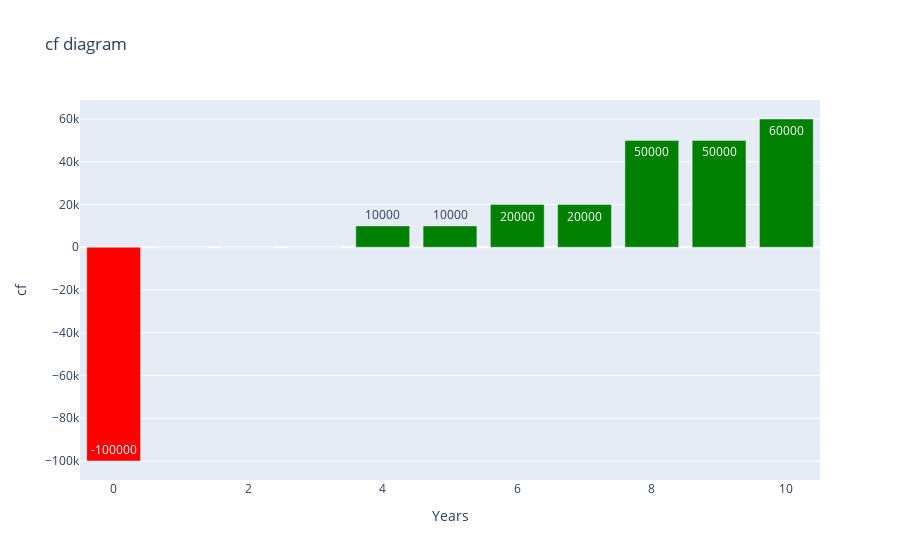

Here is the notebook cell this chart was saved with:
### Markdown cell above
## (1a) plot cf diagram

### Code cell
cf=[-100000]+[0]*3+[10000,10000]+[20000,20000]+[50000,50000]+[60000]  
df=[1.1**i for i in range(11)]

figure=go.Figure()

figure.add_trace(go.Bar(x=list(range(11)),y=cf,marker_color=['red']+['green']*10,text=cf,textposition='auto'))
figure.update_layout(xaxis_title='Years',yaxis_title='cf',title_text='cf diagram')

### Figure 1 — Plotly figure (JSON) as saved in the notebook; plotly's stock layout.template omitted (floating-point values rounded to 4 significant figures)
{"data": [{"marker": {"color": ["red", "green", "green", "green", "green", "green", "green", "green", "green", "green", "green"]}, "text": ["-100000", "0", "0", "0", "10000", "10000", "20000", "20000", "50000", "50000", "60000"], "textposition": "auto", "type": "bar", "x": [0, 1, 2, 3, 4, 5, 6, 7, 8, 9, 10], "y": [-100000, 0, 0, 0, 10000, 10000, 20000, 20000, 50000, 50000, 60000]}], "layout": {"title": {"text": "cf diagram"}, "xaxis": {"title": {"text": "Years"}}, "yaxis": {"title": {"text": "cf"}}}}
